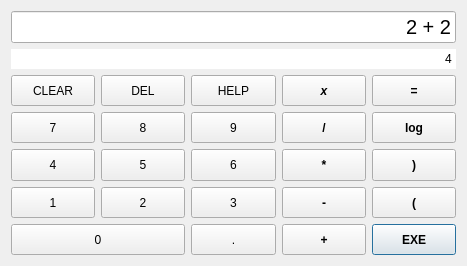
<?xml version="1.0" encoding="UTF-8"?>
<ui version="4.0">
 <class>MainWindow</class>
 <widget class="QMainWindow" name="MainWindow">
  <property name="geometry">
   <rect>
    <x>0</x>
    <y>0</y>
    <width>467</width>
    <height>266</height>
   </rect>
  </property>
  <property name="windowTitle">
   <string>QSimpleCalc</string>
  </property>
  <widget class="QWidget" name="centralWidget">
   <layout class="QGridLayout" name="gridLayout">
    <item row="2" column="0" colspan="5">
     <widget class="QLineEdit" name="resultText">
      <property name="enabled">
       <bool>true</bool>
      </property>
      <property name="focusPolicy">
       <enum>Qt::NoFocus</enum>
      </property>
      <property name="text">
       <string>4</string>
      </property>
      <property name="frame">
       <bool>false</bool>
      </property>
      <property name="alignment">
       <set>Qt::AlignRight|Qt::AlignTrailing|Qt::AlignVCenter</set>
      </property>
      <property name="readOnly">
       <bool>true</bool>
      </property>
     </widget>
    </item>
    <item row="5" column="1">
     <widget class="QPushButton" name="delButton">
      <property name="sizePolicy">
       <sizepolicy hsizetype="Minimum" vsizetype="Minimum">
        <horstretch>0</horstretch>
        <verstretch>0</verstretch>
       </sizepolicy>
      </property>
      <property name="focusPolicy">
       <enum>Qt::NoFocus</enum>
      </property>
      <property name="text">
       <string>DEL</string>
      </property>
     </widget>
    </item>
    <item row="10" column="3">
     <widget class="QPushButton" name="addButton">
      <property name="sizePolicy">
       <sizepolicy hsizetype="Minimum" vsizetype="Minimum">
        <horstretch>0</horstretch>
        <verstretch>0</verstretch>
       </sizepolicy>
      </property>
      <property name="font">
       <font>
        <weight>75</weight>
        <bold>true</bold>
       </font>
      </property>
      <property name="focusPolicy">
       <enum>Qt::NoFocus</enum>
      </property>
      <property name="toolTip">
       <string>Addition</string>
      </property>
      <property name="text">
       <string>+</string>
      </property>
     </widget>
    </item>
    <item row="8" column="4">
     <widget class="QPushButton" name="oParButton">
      <property name="sizePolicy">
       <sizepolicy hsizetype="Minimum" vsizetype="Minimum">
        <horstretch>0</horstretch>
        <verstretch>0</verstretch>
       </sizepolicy>
      </property>
      <property name="font">
       <font>
        <weight>75</weight>
        <bold>true</bold>
       </font>
      </property>
      <property name="focusPolicy">
       <enum>Qt::NoFocus</enum>
      </property>
      <property name="toolTip">
       <string>Close parentheses</string>
      </property>
      <property name="text">
       <string>(</string>
      </property>
     </widget>
    </item>
    <item row="6" column="3">
     <widget class="QPushButton" name="divButton">
      <property name="sizePolicy">
       <sizepolicy hsizetype="Minimum" vsizetype="Minimum">
        <horstretch>0</horstretch>
        <verstretch>0</verstretch>
       </sizepolicy>
      </property>
      <property name="font">
       <font>
        <weight>75</weight>
        <bold>true</bold>
       </font>
      </property>
      <property name="focusPolicy">
       <enum>Qt::NoFocus</enum>
      </property>
      <property name="toolTip">
       <string>Division</string>
      </property>
      <property name="text">
       <string>/</string>
      </property>
     </widget>
    </item>
    <item row="5" column="4">
     <widget class="QPushButton" name="eqButton">
      <property name="sizePolicy">
       <sizepolicy hsizetype="Minimum" vsizetype="Minimum">
        <horstretch>0</horstretch>
        <verstretch>0</verstretch>
       </sizepolicy>
      </property>
      <property name="font">
       <font>
        <weight>75</weight>
        <bold>true</bold>
       </font>
      </property>
      <property name="focusPolicy">
       <enum>Qt::NoFocus</enum>
      </property>
      <property name="toolTip">
       <string>Linear equation equality</string>
      </property>
      <property name="text">
       <string>=</string>
      </property>
     </widget>
    </item>
    <item row="10" column="0" colspan="2">
     <widget class="QPushButton" name="n0Button">
      <property name="sizePolicy">
       <sizepolicy hsizetype="Minimum" vsizetype="Minimum">
        <horstretch>0</horstretch>
        <verstretch>0</verstretch>
       </sizepolicy>
      </property>
      <property name="focusPolicy">
       <enum>Qt::NoFocus</enum>
      </property>
      <property name="text">
       <string>0</string>
      </property>
     </widget>
    </item>
    <item row="8" column="3">
     <widget class="QPushButton" name="subsButton">
      <property name="sizePolicy">
       <sizepolicy hsizetype="Minimum" vsizetype="Minimum">
        <horstretch>0</horstretch>
        <verstretch>0</verstretch>
       </sizepolicy>
      </property>
      <property name="font">
       <font>
        <weight>75</weight>
        <bold>true</bold>
       </font>
      </property>
      <property name="focusPolicy">
       <enum>Qt::NoFocus</enum>
      </property>
      <property name="toolTip">
       <string>Substraction</string>
      </property>
      <property name="text">
       <string>-</string>
      </property>
     </widget>
    </item>
    <item row="6" column="4">
     <widget class="QPushButton" name="logButton">
      <property name="sizePolicy">
       <sizepolicy hsizetype="Minimum" vsizetype="Minimum">
        <horstretch>0</horstretch>
        <verstretch>0</verstretch>
       </sizepolicy>
      </property>
      <property name="font">
       <font>
        <weight>75</weight>
        <bold>true</bold>
       </font>
      </property>
      <property name="focusPolicy">
       <enum>Qt::NoFocus</enum>
      </property>
      <property name="toolTip">
       <string>Logarithm base 10</string>
      </property>
      <property name="text">
       <string>log</string>
      </property>
     </widget>
    </item>
    <item row="6" column="2">
     <widget class="QPushButton" name="n9Button">
      <property name="sizePolicy">
       <sizepolicy hsizetype="Minimum" vsizetype="Minimum">
        <horstretch>0</horstretch>
        <verstretch>0</verstretch>
       </sizepolicy>
      </property>
      <property name="focusPolicy">
       <enum>Qt::NoFocus</enum>
      </property>
      <property name="text">
       <string>9</string>
      </property>
     </widget>
    </item>
    <item row="5" column="0">
     <widget class="QPushButton" name="clButton">
      <property name="sizePolicy">
       <sizepolicy hsizetype="Minimum" vsizetype="Minimum">
        <horstretch>0</horstretch>
        <verstretch>0</verstretch>
       </sizepolicy>
      </property>
      <property name="focusPolicy">
       <enum>Qt::NoFocus</enum>
      </property>
      <property name="text">
       <string>CLEAR</string>
      </property>
     </widget>
    </item>
    <item row="1" column="0" colspan="5">
     <widget class="QLineEdit" name="expText">
      <property name="font">
       <font>
        <pointsize>15</pointsize>
       </font>
      </property>
      <property name="text">
       <string>2 + 2</string>
      </property>
      <property name="alignment">
       <set>Qt::AlignRight|Qt::AlignTrailing|Qt::AlignVCenter</set>
      </property>
     </widget>
    </item>
    <item row="10" column="2">
     <widget class="QPushButton" name="dotButton">
      <property name="sizePolicy">
       <sizepolicy hsizetype="Minimum" vsizetype="Minimum">
        <horstretch>0</horstretch>
        <verstretch>0</verstretch>
       </sizepolicy>
      </property>
      <property name="focusPolicy">
       <enum>Qt::NoFocus</enum>
      </property>
      <property name="text">
       <string>.</string>
      </property>
     </widget>
    </item>
    <item row="6" column="0">
     <widget class="QPushButton" name="n7Button">
      <property name="sizePolicy">
       <sizepolicy hsizetype="Minimum" vsizetype="Minimum">
        <horstretch>0</horstretch>
        <verstretch>0</verstretch>
       </sizepolicy>
      </property>
      <property name="focusPolicy">
       <enum>Qt::NoFocus</enum>
      </property>
      <property name="text">
       <string>7</string>
      </property>
     </widget>
    </item>
    <item row="7" column="0">
     <widget class="QPushButton" name="n4Button">
      <property name="sizePolicy">
       <sizepolicy hsizetype="Minimum" vsizetype="Minimum">
        <horstretch>0</horstretch>
        <verstretch>0</verstretch>
       </sizepolicy>
      </property>
      <property name="focusPolicy">
       <enum>Qt::NoFocus</enum>
      </property>
      <property name="text">
       <string>4</string>
      </property>
     </widget>
    </item>
    <item row="5" column="2">
     <widget class="QPushButton" name="helpButton">
      <property name="sizePolicy">
       <sizepolicy hsizetype="Minimum" vsizetype="Minimum">
        <horstretch>0</horstretch>
        <verstretch>0</verstretch>
       </sizepolicy>
      </property>
      <property name="focusPolicy">
       <enum>Qt::NoFocus</enum>
      </property>
      <property name="text">
       <string>HELP</string>
      </property>
      <property name="shortcut">
       <string>F1</string>
      </property>
     </widget>
    </item>
    <item row="8" column="0">
     <widget class="QPushButton" name="n1Button">
      <property name="sizePolicy">
       <sizepolicy hsizetype="Minimum" vsizetype="Minimum">
        <horstretch>0</horstretch>
        <verstretch>0</verstretch>
       </sizepolicy>
      </property>
      <property name="focusPolicy">
       <enum>Qt::NoFocus</enum>
      </property>
      <property name="text">
       <string>1</string>
      </property>
     </widget>
    </item>
    <item row="8" column="2">
     <widget class="QPushButton" name="n3Button">
      <property name="sizePolicy">
       <sizepolicy hsizetype="Minimum" vsizetype="Minimum">
        <horstretch>0</horstretch>
        <verstretch>0</verstretch>
       </sizepolicy>
      </property>
      <property name="focusPolicy">
       <enum>Qt::NoFocus</enum>
      </property>
      <property name="text">
       <string>3</string>
      </property>
     </widget>
    </item>
    <item row="7" column="3">
     <widget class="QPushButton" name="multButton">
      <property name="sizePolicy">
       <sizepolicy hsizetype="Minimum" vsizetype="Minimum">
        <horstretch>0</horstretch>
        <verstretch>0</verstretch>
       </sizepolicy>
      </property>
      <property name="font">
       <font>
        <weight>75</weight>
        <bold>true</bold>
       </font>
      </property>
      <property name="focusPolicy">
       <enum>Qt::NoFocus</enum>
      </property>
      <property name="toolTip">
       <string>Multiplication</string>
      </property>
      <property name="text">
       <string>*</string>
      </property>
     </widget>
    </item>
    <item row="7" column="4">
     <widget class="QPushButton" name="cParButton">
      <property name="sizePolicy">
       <sizepolicy hsizetype="Minimum" vsizetype="Minimum">
        <horstretch>0</horstretch>
        <verstretch>0</verstretch>
       </sizepolicy>
      </property>
      <property name="font">
       <font>
        <weight>75</weight>
        <bold>true</bold>
       </font>
      </property>
      <property name="focusPolicy">
       <enum>Qt::NoFocus</enum>
      </property>
      <property name="toolTip">
       <string>Open parentheses</string>
      </property>
      <property name="text">
       <string>)</string>
      </property>
     </widget>
    </item>
    <item row="7" column="1">
     <widget class="QPushButton" name="n5Button">
      <property name="sizePolicy">
       <sizepolicy hsizetype="Minimum" vsizetype="Minimum">
        <horstretch>0</horstretch>
        <verstretch>0</verstretch>
       </sizepolicy>
      </property>
      <property name="focusPolicy">
       <enum>Qt::NoFocus</enum>
      </property>
      <property name="text">
       <string>5</string>
      </property>
     </widget>
    </item>
    <item row="5" column="3">
     <widget class="QPushButton" name="xButton">
      <property name="sizePolicy">
       <sizepolicy hsizetype="Minimum" vsizetype="Minimum">
        <horstretch>0</horstretch>
        <verstretch>0</verstretch>
       </sizepolicy>
      </property>
      <property name="font">
       <font>
        <weight>75</weight>
        <italic>true</italic>
        <bold>true</bold>
       </font>
      </property>
      <property name="focusPolicy">
       <enum>Qt::NoFocus</enum>
      </property>
      <property name="toolTip">
       <string>Linear equation variable</string>
      </property>
      <property name="text">
       <string>x</string>
      </property>
     </widget>
    </item>
    <item row="6" column="1">
     <widget class="QPushButton" name="n8Button">
      <property name="sizePolicy">
       <sizepolicy hsizetype="Minimum" vsizetype="Minimum">
        <horstretch>0</horstretch>
        <verstretch>0</verstretch>
       </sizepolicy>
      </property>
      <property name="focusPolicy">
       <enum>Qt::NoFocus</enum>
      </property>
      <property name="text">
       <string>8</string>
      </property>
     </widget>
    </item>
    <item row="7" column="2">
     <widget class="QPushButton" name="n6Button">
      <property name="sizePolicy">
       <sizepolicy hsizetype="Minimum" vsizetype="Minimum">
        <horstretch>0</horstretch>
        <verstretch>0</verstretch>
       </sizepolicy>
      </property>
      <property name="focusPolicy">
       <enum>Qt::NoFocus</enum>
      </property>
      <property name="text">
       <string>6</string>
      </property>
     </widget>
    </item>
    <item row="8" column="1">
     <widget class="QPushButton" name="n2Button">
      <property name="sizePolicy">
       <sizepolicy hsizetype="Minimum" vsizetype="Minimum">
        <horstretch>0</horstretch>
        <verstretch>0</verstretch>
       </sizepolicy>
      </property>
      <property name="focusPolicy">
       <enum>Qt::NoFocus</enum>
      </property>
      <property name="text">
       <string>2</string>
      </property>
     </widget>
    </item>
    <item row="10" column="4">
     <widget class="QPushButton" name="exeButton">
      <property name="sizePolicy">
       <sizepolicy hsizetype="Minimum" vsizetype="Minimum">
        <horstretch>0</horstretch>
        <verstretch>0</verstretch>
       </sizepolicy>
      </property>
      <property name="font">
       <font>
        <weight>75</weight>
        <bold>true</bold>
       </font>
      </property>
      <property name="focusPolicy">
       <enum>Qt::NoFocus</enum>
      </property>
      <property name="toolTip">
       <string>Calculate</string>
      </property>
      <property name="text">
       <string>EXE</string>
      </property>
      <property name="default">
       <bool>true</bool>
      </property>
     </widget>
    </item>
   </layout>
  </widget>
 </widget>
 <layoutdefault spacing="6" margin="11"/>
 <resources/>
 <connections/>
</ui>
